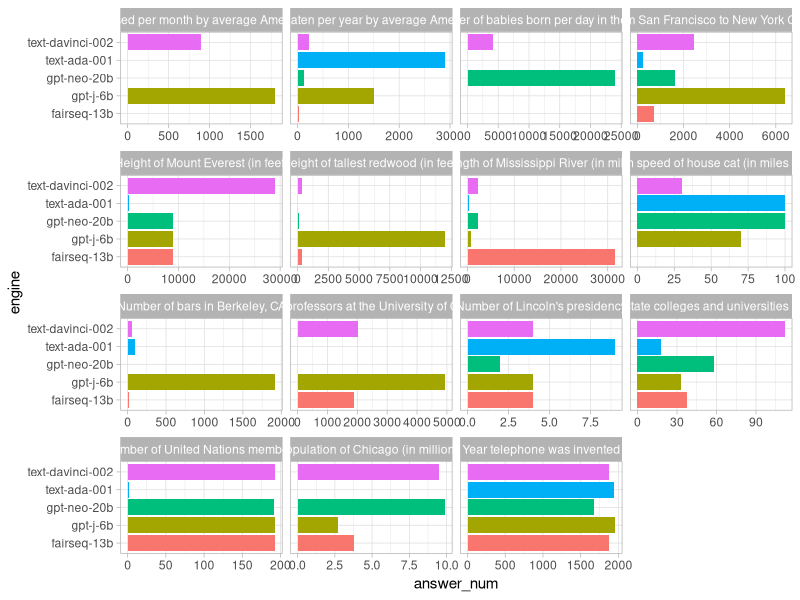
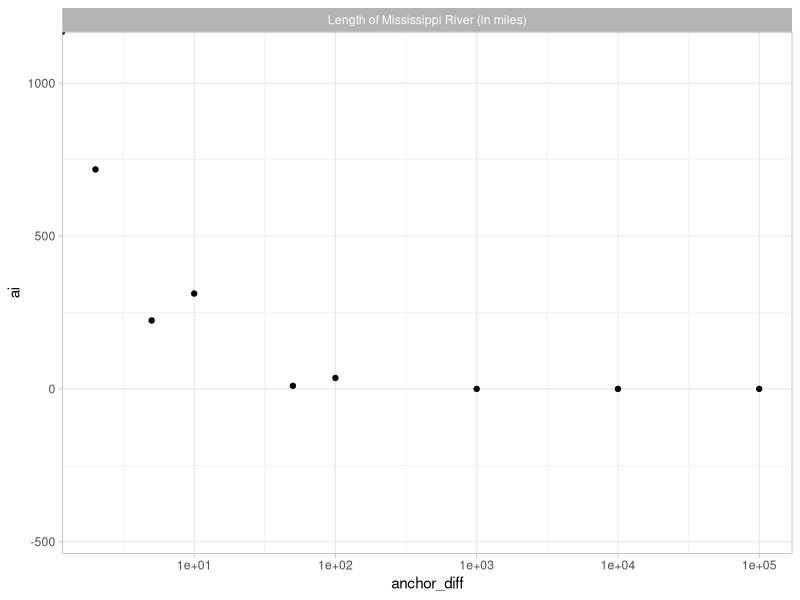

Generate these figures, in order, with R:
## ---- chunk 1
library(tidyverse, ggplot2)
knitr::opts_knit$set(root.dir = '~/Desktop/apart/blackbox-psych/anchoring')
## ---- chunk 2
df <- read_csv("output/estimates.csv")
df %>% 
  mutate(
    answer_num = as.numeric(str_extract(str_replace(answer, ",", ""),"[-+]?(?:\\d*\\.\\d+|\\d+)") ),
    engine = as.factor(engine)) %>% 
  select(answer, answer_num, question, everything()) %>% 
  ggplot() +
  aes(x=answer_num, y=engine, fill=engine) +
  geom_col() +
  theme_light() +
  facet_wrap(~question, scales="free_x") +
  theme(legend.position="none")

## ---- chunk 3
df <- read_csv("output/test_out.csv")

df %>% 
  drop_na(anchor) %>%
  mutate(
    answer_num = as.numeric(str_extract(str_replace(answer, ",", ""),"[-+]?(?:\\d*\\.\\d+|\\d+)") ),
    engine = as.factor(engine)) %>% 
  mutate(
    ai = (answer_num - calibration) / (anchor - calibration)
  ) %>% 
  select(ai, anchor, question, everything()) %>% 
  ggplot() +
  aes(y=ai, x=anchor_diff, fill=engine) +
  geom_point() +
  theme_light() +
  facet_wrap(~question, scales="free_x") +
  theme(legend.position="none") +
  scale_x_continuous(trans="log10")

df
